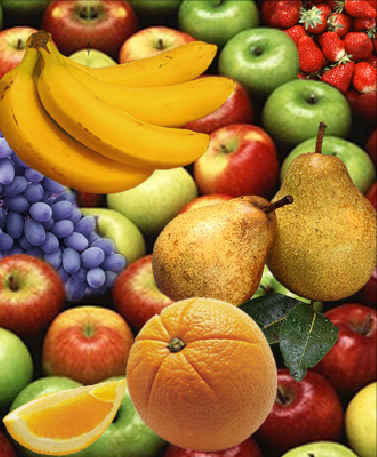
%> input picture Matlab/The difference between the two images/fark1.bmp, 377 x 457 px
$ octave runme_fark.m   (GNU Octave 9; MATLAB toolbox functions it lacks are replaced by stand-ins)
%> lines starting %> are read from the running program, lines starting %| are printed output that depends on the picture; in (x1, y1, x2, y2) boxes, pixels count from 0 and x2, y2 are one past the last pixel; in counts of white or black regions, pixels touching at a corner belong together; the program's own positions count from 1
im1 = rgb2gray(imread('fark1.bmp'));
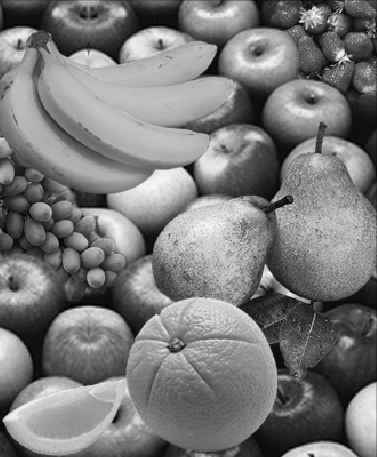
%> im1: size 457x377 uint8; min 0, max 253, mean 122.1
im2 = rgb2gray(imread('fark2.bmp'));
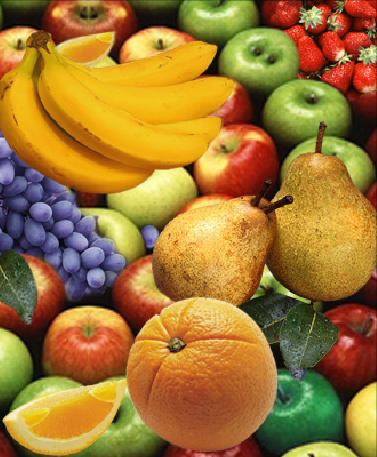
%> input picture Matlab/The difference between the two images/fark2.bmp, 377 x 457 px
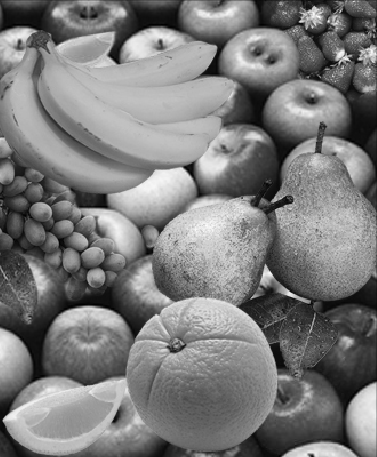
%> im2: size 457x377 uint8; min 0, max 253, mean 123.5
fark = imabsdiff(im1,im2);
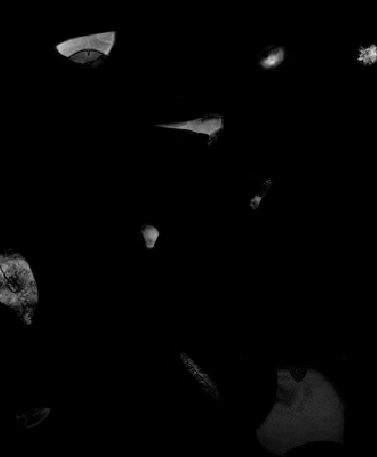
%> fark: size 457x377 uint8; min 0, max 222, mean 3.5
bw = bwareaopen(fark,55);
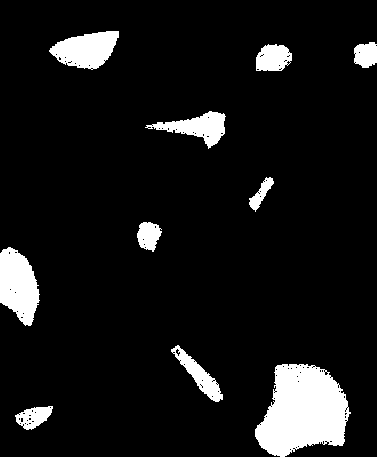
%> bw: size 457x377 logical; 8.7% white; 10 white regions, largest, box (x1, y1, x2, y2) and area: (255, 364, 351, 457) 6192, (0, 247, 40, 326) 2200, (49, 31, 119, 70) 1782
bw = imfill(bw,'holes');
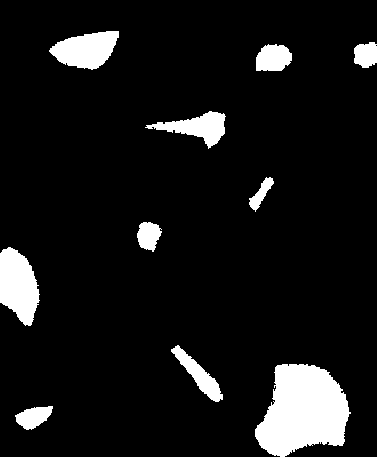
%> bw: size 457x377 logical; 8.8% white; 10 white regions
SE = strel('square',1);
bw2 = imerode(bw,SE);
fark = regionprops(bw2, 'all');
%> fark = 10 regions; largest, box (x1, y1, x2, y2), Area, Centroid, MajorAxisLength, MinorAxisLength and Eccentricity: (255, 364, 351, 457) 6260 [303.9 411.5] 98.89 86.05 0.493, (0, 247, 40, 326) 2210 [18.9 286] 77.22 37.12 0.877, (49, 31, 119, 70) 1800 [86.7 50.3] 68.17 35.34 0.855
c = [fark.Centroid];
%> c = 20 values, max 417.6 at index 4, min 18.92 at index 1, mean 205.3
imshow('fark2.bmp');
title(['Toplam fark : ',num2str(length(fark))]);
hold on;
x = c(1:2:end);
%> x = [18.92 34.17 86.65 149.3 198.3 199.6 261.6 303.9 273.9 366.5]
y = c(2:2:end);
%> y = [286 417.6 50.28 236.1 127.8 375.6 194.3 411.5 58.83 55.33]
plot(x,y,'yo','MarkerSize',20,'LineWidth',4);
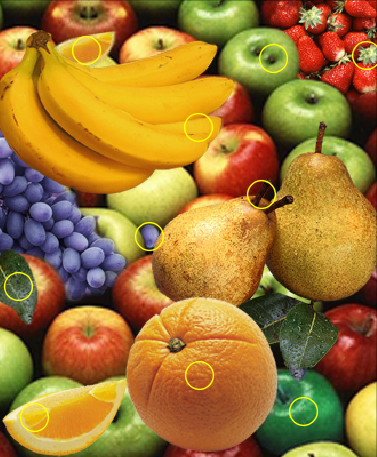
%> figure redrawn from the program's plot data; its title reads 'Toplam fark : 10'
